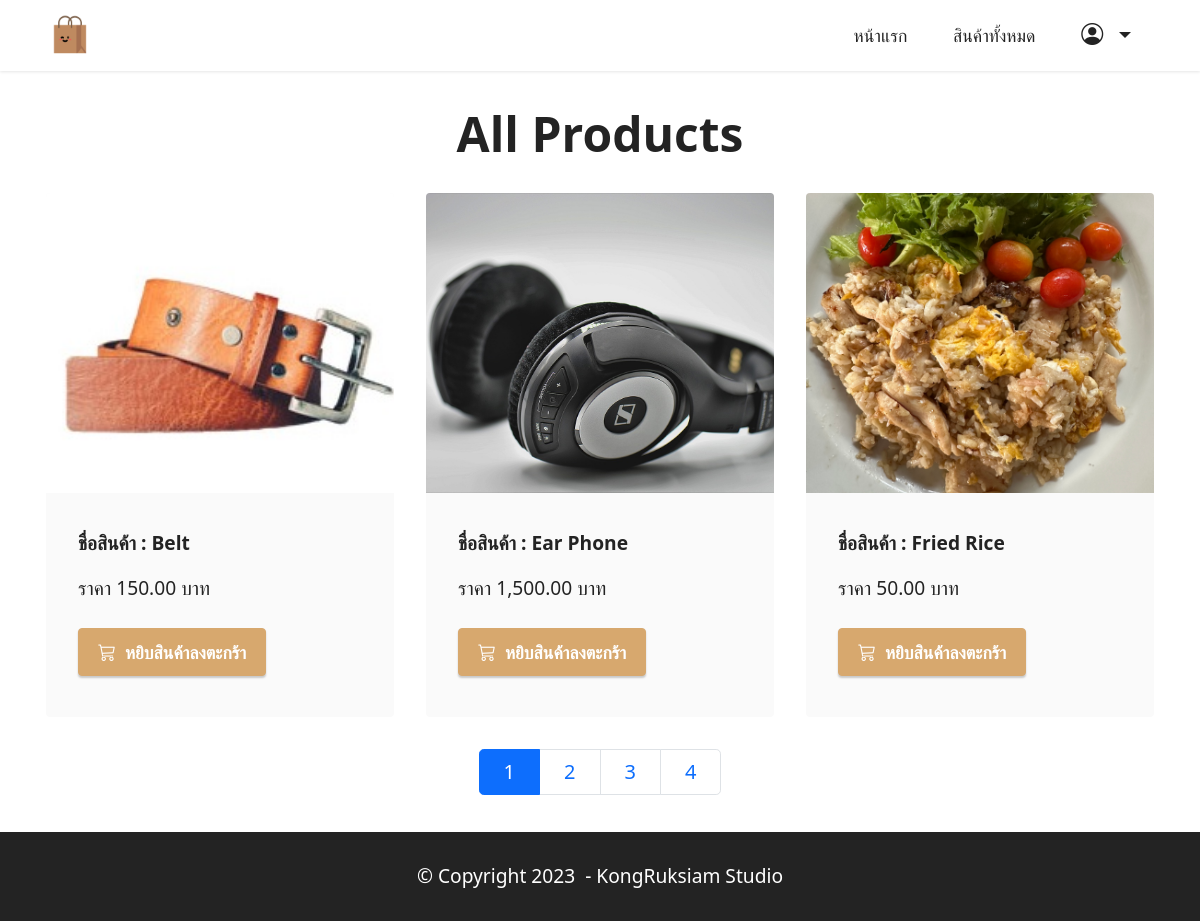
Page /products on the committed database.
### productsapp/models.py (models this page shows)
class Product(models.Model):
    name=models.CharField(max_length=50)
    description=models.TextField()
    price=models.DecimalField(max_digits=10,decimal_places=2)
    stock=models.IntegerField()
    isTrending=models.BooleanField(default=False)
    image=models.ImageField(upload_to="products",blank=True)

### productsapp/views.py (the view)
# urls.py: path("products", views.products)
def products(request):
    all_products = Product.objects.all().order_by("name")
    page = request.GET.get("page")
    paginator=Paginator(all_products,3)
    all_products=paginator.get_page(page)
    return render(request,"products.html",{"all_products":all_products})

### productsapp/templates/products.html (shortened to what this page needs)
{% extends "layout.html" %}
{% load humanize %}
{% block content %}
  <section class="content2 cid-tsEQSCqggh" id="content2-2">
        <div class="container">
            <div class="mbr-section-head">
                <h4 class="mbr-section-title mbr-fonts-style align-center mb-0 display-2">
                    <strong>All Products</strong>
                </h4>
            </div>
            <div class="row mt-4">
                 {% for product in all_products %}
                <div class="item features-image сol-12 col-md-6 col-lg-4">
                    <div class="item-wrapper">
                        <div class="item-img">
                            <a href="{% url 'productDetail' product.id %}">
                                <img src="{{product.image.url}}">
                            </a>
                        </div>
                        <div class="item-content">
                            <h6 class="item-subtitle mbr-fonts-style mt-1 display-7">
                                <strong>ชื่อสินค้า : {{product.name}}</strong>
                            </h6>
                            <p class="mbr-text mbr-fonts-style mt-3 display-7">ราคา {{product.price | intcomma }} บาท</p>
                        </div>
                        <div class="mbr-section-btn item-footer mt-2">
                            {% if product.stock <= 0 %}
                                   <h2 class="text-secondary text-center">Out of stock</h2>
                            {% else %}
                            <a href="{%url 'addCart' product.id %}" class="btn btn-primary display-4">
                                <i class="bi bi-cart3"></i></i>&nbsp;
                                หยิบสินค้าลงตะกร้า
                            </a>
                            {% endif %}
                        </div>
                    </div>
                </div>
                {% endfor %}
            </div>
            <nav aria-label="product-pagination" class="media-container-row">
                <ul class="pagination pagination-lg">
                   {% for num in all_products.paginator.page_range %}
                        {% if num != all_products.number %}
                            <li class="page-item"><a class="page-link" href="?page={{num}}">{{num}}</a></li>
                        {% else %}
                             <li class="page-item active"><a class="page-link" href="?page={{num}}">{{num}}</a></li>
                        {% endif %}
                   {% endfor %}
                </ul>
            </nav>
        </div>
    </section>
{% endblock %}

### productsapp/templates/layout.html (shortened to what this page needs)
<!DOCTYPE html>
<html>
{% load static %}
<head>
    <link href="https://cdn.jsdelivr.net/npm/bootstrap@5.0.2/dist/css/bootstrap.min.css" rel="stylesheet">
    <link rel="stylesheet" href="https://cdn.jsdelivr.net/npm/bootstrap-icons@1.10.5/font/bootstrap-icons.css">
    <link rel="stylesheet" href="{% static 'assets/dropdown/css/style.css' %}">
    <link rel="stylesheet" href="{% static 'assets/theme/css/style.css' %}">
    <link rel="stylesheet" href="{% static 'assets/custom/css/custom-style.css' %}" type="text/css">
</head>
<body>
    <section class="menu menu3 cid-tsEQosCCDP" id="menu3-0">
        <nav class="navbar navbar-dropdown navbar-fixed-top navbar-expand-lg">
            <div class="container">
                <div class="navbar-brand">
                    <span class="navbar-logo">
                        <a href="/">
                            <img src="{% static 'assets/image/shopping-bag.png' %}" style="height: 3rem;">
                        </a>
                    </span>
                </div>
                <div class="collapse navbar-collapse" id="navbarSupportedContent">
                    <ul class="navbar-nav nav-dropdown nav-right" data-app-modern-menu="true">
                        <li class="nav-item">
                            <a class="nav-link link text-black show display-4"  href="/">หน้าแรก</a>
                        </li>
                        <li class="nav-item">
                            <a class="nav-link link text-black show display-4" href="/products">สินค้าทั้งหมด</a>
                        </li>
                        {% if request.user.is_authenticated %}
                         <li class="nav-item dropdown">
                            <a class="nav-link link text-black dropdown-toggle show display-4" data-toggle="dropdown-submenu" data-bs-toggle="dropdown" data-bs-auto-close="outside" aria-expanded="false">
                                <span class="bi bi-person-circle iconfont"></span>
                            </a>
                            <div class="dropdown-menu show" aria-labelledby="dropdown-751" data-bs-popper="none">
                                <a class="text-black show dropdown-item display-4" href="/orderHistory">Hello , {{request.user.username}}</a>
                                <a class="text-black show dropdown-item display-4" href="/logout">Log Out</a>
                            </div>
                        </li>
                        <li class="nav-item">
                            <a class="nav-link link text-black show display-4" href="/cart">
                                <span class="bi bi-cart3 iconfont iconfont-btn"></span>
                            </a>
                        </li>
                        {% else %}
                         <li class="nav-item dropdown">
                            <a class="nav-link link text-black dropdown-toggle show display-4" data-toggle="dropdown-submenu" data-bs-toggle="dropdown" data-bs-auto-close="outside" aria-expanded="false">
                                <span class="bi bi-person-circle iconfont"></span>
                            </a>
                        </li>
                        {% endif %}
                    </ul>
                </div>
            </div>
        </nav>
    </section>
    {% block content %}
    {% endblock %}
    <section class="footer7 cid-tsQdrs3Vrj" id="footer7-13">
        <div class="container">
            <div class="media-container-row align-center mbr-white">
                <div class="col-12">
                    <p class="mbr-text mb-0 mbr-fonts-style display-7">© Copyright 2023&nbsp; - KongRuksiam Studio</p>
                </div>
            </div>
        </div>
    </section>
</body>
</html>

### productsapp/static/assets/dropdown/css/style.css (style rules this page uses)
.navbar-dropdown { left: 0; padding: 0; position: absolute; right: 0; top: 0; transition: all 0.45s ease; z-index: 1030; background: #282828; }
.navbar-dropdown .navbar-logo { margin-right: 0.8rem; transition: margin 0.3s ease-in-out; vertical-align: middle; }
.navbar-dropdown .navbar-logo img { height: 3.125rem; transition: all 0.3s ease-in-out; }
.navbar-dropdown.navbar-fixed-top { position: fixed; }
.navbar-dropdown .navbar-brand span { vertical-align: -4px; }
.nav-dropdown { font-size: 0.75rem; font-weight: 500; height: auto !important; }
.nav-dropdown .link { margin: 0.667em 1.667em; font-weight: 500; padding: 0; transition: color 0.2s ease-in-out; }
.nav-dropdown .link.dropdown-toggle { margin-right: 2.583em; }
.nav-dropdown .link.dropdown-toggle::after { margin-left: 0.25rem; border-top: 0.35em solid; border-right: 0.35em solid transparent; border-left: 0.35em solid transparent; border-bottom: 0; }
.nav-dropdown .link::after, .nav-dropdown .dropdown-item::after { color: inherit; }

### productsapp/static/assets/theme/css/style.css (style rules this page uses)
section { background-color: #ffffff; }
body { font-style: normal; line-height: 1.5; font-weight: 400; color: #232323; position: relative; }
section, .container, .container-fluid { position: relative; word-wrap: break-word; }
a { font-style: normal; font-weight: 400; cursor: pointer; }
a, a:hover { text-decoration: none; }
.mbr-section-title { font-style: normal; line-height: 1.3; }
.mbr-text { font-style: normal; line-height: 1.7; }
h1, h2, h3, h4, h5, h6, .display-1, .display-2, .display-4, .display-5, .display-7, span, p, a { line-height: 1; word-break: break-word; word-wrap: break-word; font-weight: 400; }
b, strong { font-weight: bold; }
section { background-position: 50% 50%; background-repeat: no-repeat; background-size: cover; }
.mbr-white { color: #ffffff; }
.align-center { text-align: center; }
.media-container-row { display: flex; flex-direction: row; flex-wrap: wrap; justify-content: center; align-content: center; align-items: start; }
@media (min-width: 992px) { .media-container-row { flex-wrap: nowrap; } }
img, iframe { display: block; width: 100%; }
.mbr-section-btn { margin-left: -0.6rem; margin-right: -0.6rem; font-size: 0; }
.btn { font-weight: 600; border-width: 1px; font-style: normal; margin: 0.6rem 0.6rem; white-space: normal; transition: all 0.2s ease-in-out; display: inline-flex; align-items: center; justify-content: center; word-break: break-word; }
.menu .navbar-brand { display: -webkit-flex; }
.menu .navbar-brand span { display: flex; display: -webkit-flex; }
.menu .navbar-brand .navbar-logo img { display: -webkit-flex; width: auto; }
@media (min-width: 992px) { .menu .navbar-nav.nav-dropdown { display: -webkit-flex; } }
.nav-link .iconfont { margin-right: 0.5rem; }
.navbar { display: -webkit-flex; -webkit-flex-wrap: wrap; -webkit-align-items: center; -webkit-justify-content: space-between; }
.navbar-collapse { -webkit-flex-basis: 100%; -webkit-flex-grow: 1; -webkit-align-items: center; }
.nav-dropdown .link { padding: 0.667em 1.667em !important; margin: 0 !important; }
.row { display: -webkit-flex; -webkit-flex-wrap: wrap; }
html, body { height: auto; min-height: 100vh; }
ul, ol, pre, blockquote { margin-bottom: 2.3125rem; }
.mt-4 { margin-top: 2rem !important; }
@media (min-width: 992px) { .container { padding-left: 16px; padding-right: 16px; } }
@media (min-width: 992px) { .row { margin-left: -16px; margin-right: -16px; } }
@media (min-width: 992px) { .row > [class*=col] { padding-left: 16px; padding-right: 16px; } }
.card-wrapper, .item-wrapper { overflow: hidden; }
.item { position: relative; }

### rows in the picture
Product: image (picture), name "Belt", price "150.00", stock "หยิบสินค้าลงตะกร้า"
Product: image (picture), name "Ear Phone", price "1,500.00", stock "หยิบสินค้าลงตะกร้า"
Product: image (picture), name "Fried Rice", price "50.00", stock "หยิบสินค้าลงตะกร้า"

### other values in the picture
{{ num }} "1"
{{ num }} "2" "3" "4"
